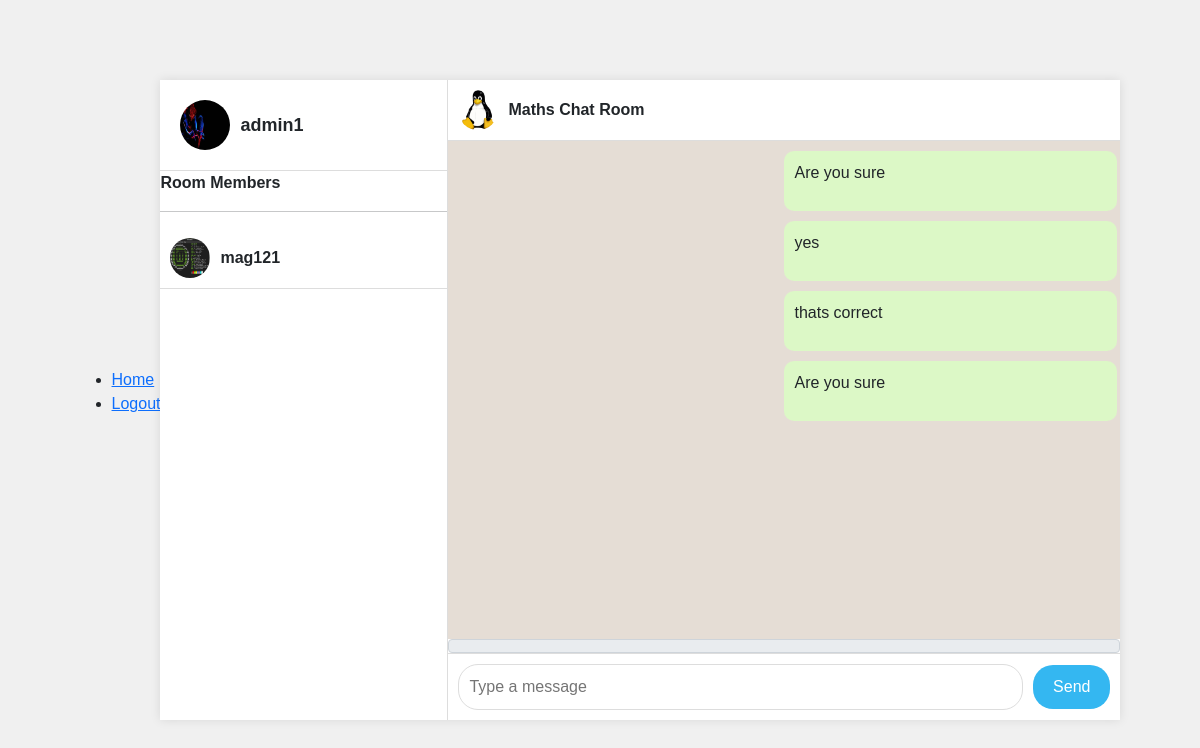
Page /chat/Maths (signed in) on the committed database.
### chatapp/models.py (models this page shows, shortened)
class Profile(models.Model):
    pID = ShortUUIDField(primary_key=True, unique=True, editable=False)
    user = models.OneToOneField(User, on_delete=models.CASCADE)
    first_name = models.CharField(max_length=30, blank=True)
    last_name = models.CharField(max_length=30, blank=True)
    avatar = ResizedImageField(quality=70, upload_to='media/profile', blank=True, null=True)

class Room(models.Model):
    room_name = models.CharField(max_length=150, unique=True, primary_key=True)
    avatar = ResizedImageField(quality=70, upload_to='media/room', blank=True, null=True)
    members = models.ManyToManyField(Profile, blank=True)
    created_at = models.DateTimeField(auto_now_add=True)

class RoomChat(models.Model):
    mID = ShortUUIDField(primary_key=True, unique=True, editable=False)
    room = models.ForeignKey(Room, on_delete=models.CASCADE)
    author = models.ForeignKey(Profile, on_delete=models.SET_NULL, null=True)
    content = models.CharField(max_length=300, blank=False)
    image = ResizedImageField(blank=True, null=True, quality=70, upload_to="media/chats/images")
    file = models.FileField(blank=True, null=True, upload_to='media/chats/files')
    created_at = models.DateTimeField(auto_now_add=True)

### chatapp/views.py (the view)
# urls.py: path('chat/<str:pk>', views.chat, name='chat'),
@login_required(login_url='signin')
def chat(request, pk):
    room = Room.objects.get(room_name=pk)
    members = room.members.all()
    chats = RoomChat.objects.filter(room=room)
    context = {
        "room": room,
        "chats": chats,
        "members": members,
        "user": request.user,
        }
    if request.user.profile in members:
        return render(request, 'chat.html', context)
    else:
        return redirect('home')

### chatapp/templates/chat.html (shortened to what this page needs)
{% extends 'base.html' %}
{% load static %}
{% block content %}
<link rel="stylesheet" href="{% static 'styles.css' %}">
<div class="app-container">
    <div class="sidebar">
        <div class="profile-section">
            {% if user.profile.avatar %}
            <img src="{{ user.profile.avatar.url }}" alt="Profile" class="profile-pic">
            {% endif %}
            <span class="username">{{ user.username }}</span>
        </div>
        <div class="chat-list">
            <p><strong>Room Members</strong></p>
            <hr>
            {%for m in members %}
            {% if m != request.user.profile %}
            <div class="chat-item">
                {% if m.avatar %}
                <img src="{{ m.avatar.url }}" alt="Contact" class="contact-pic">
                {% endif %}
                <div class="chat-info">
                    <span class="contact-name">{{ m.user.username }} </span>
                </div>
            </div>
            {% endif %}
            {% endfor %}
        </div>
    </div>
    <div class="chat-window">
        <div class="chat-header">
            {% if room.avatar %}
            <img src="{{ room.avatar.url }}" alt="Contact" class="contact-pic">
            {% endif %}
            <span class="contact-name">{{ room.room_name }} Chat Room</span>
        </div>
        {% include 'partial.html' %}
        <form id="demo_form" enctype="multipart/form-data">
            <span class="input-group-text attach_btn">
            </span>
            <div class="message-input">
                <input id="content" name="content" type="text" placeholder="Type a message" id="content" required>
                <button type="submit">Send</button>
            </div>
        </form>
    </div>
</div>
{% endblock %}

### chatapp/templates/partial.html (shortened to what this page needs)
<div id="test" class="chat-messages">
    {% for chat in chats %}
    {% if chat.author == user.profile %}
    <div class="message sent">
        <p>{{ chat.content }}</p>
    </div>
    {% else %}
    <div class="message received">
        <p>{{ chat.content }}</p>
    </div>
    {% endif %}
    {% endfor %}
</div>

### chatapp/static/styles.css (style rules this page uses)
body { margin: 0; font-family: Arial, sans-serif; display: flex; justify-content: center; align-items: center; height: 100vh; background-color: #f0f0f0; }
.app-container { display: flex; width: 80%; height: 80vh; box-shadow: 0 0 10px rgba(0, 0, 0, 0.1); background-color: #fff; }
.sidebar { width: 30%; border-right: 1px solid #ddd; display: flex; flex-direction: column; }
.profile-section { padding: 20px; display: flex; align-items: center; border-bottom: 1px solid #ddd; }
.profile-pic { width: 50px; height: 50px; border-radius: 50%; margin-right: 10px; }
.username { font-size: 18px; font-weight: bold; }
.chat-list { flex: 1; overflow-y: auto; }
.chat-item { padding: 10px; display: flex; align-items: center; border-bottom: 1px solid #ddd; cursor: pointer; }
.contact-pic { width: 40px; height: 40px; border-radius: 50%; margin-right: 10px; }
.chat-info { flex: 1; }
.contact-name { font-size: 16px; font-weight: bold; }
.chat-window { flex: 1; display: flex; flex-direction: column; }
.chat-header { padding: 10px; display: flex; align-items: center; border-bottom: 1px solid #ddd; }
.chat-messages { flex: 1; padding: 10px; overflow-y: auto; background-color: #e5ddd5; }
.message { max-width: 60%; margin-bottom: 10px; padding: 10px; border-radius: 10px; }
.message.sent { background-color: #dcf8c6; align-self: flex-end; margin-right: -1%; margin-left: 50%; }
.message-input { display: flex; align-items: center; padding: 10px; border-top: 1px solid #ddd; }
.message-input input { flex: 1; padding: 10px; border: 1px solid #ddd; border-radius: 20px; margin-right: 10px; }
.message-input button { padding: 10px 20px; border: none; background-color: #34b7f1; color: #fff; border-radius: 20px; cursor: pointer; }

### rows in the picture
Profile: avatar (picture), user.username "mag121"
Room: avatar (picture), room_name "Maths"
RoomChat: content "Are you sure"
RoomChat: content "yes"
RoomChat: content "thats correct"
RoomChat: content "Are you sure"

### other values in the picture
{{ user.username }} "admin1"
